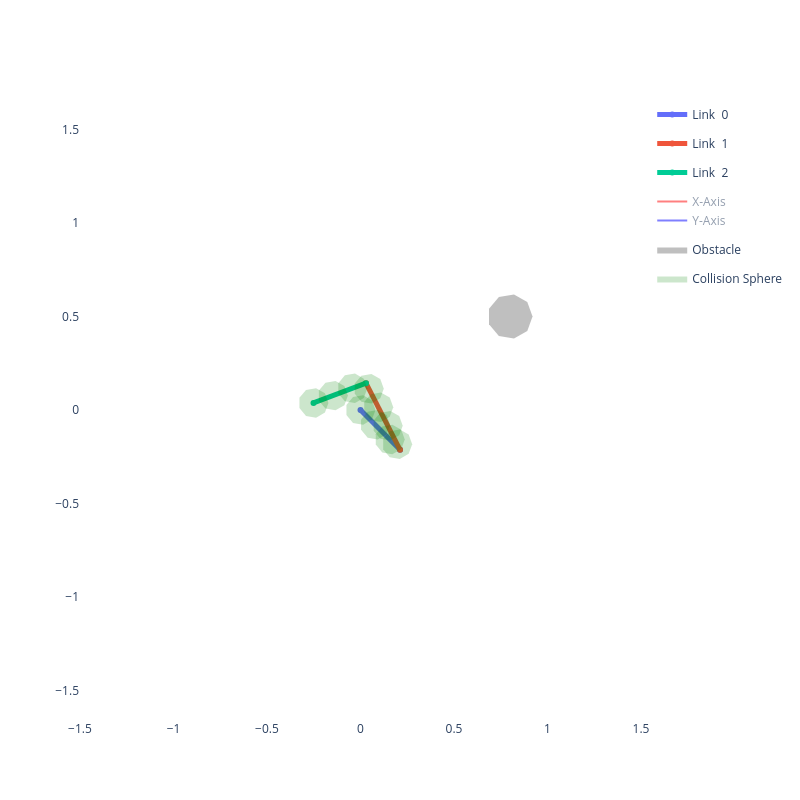

Here is the notebook cell this chart was saved with:
### Code cell
# ---- Cell 7: Visualize Robot Arm in Random Configuration ----
# Generate a random joint position
np.random.seed(42)
q_random = np.random.uniform(low=-np.pi, high=np.pi, size=(robot.n_dof,))
print(f"Random joint position: {q_random}")

# Create the viewer and visualize
viz_random = RobotViewer(q_random, robot, obstacles=obstacles)
viz_random.plot()

### Figure 1 — Plotly figure (JSON) as saved in the notebook; plotly's stock layout.template omitted (floating-point values rounded to 4 significant figures)
{"data": [{"line": {"width": 5}, "mode": "lines+markers", "name": "Link  0", "type": "scatter", "x": [0, 0.2115], "y": [0, -0.2127]}, {"line": {"width": 5}, "mode": "lines+markers", "name": "Link  1", "type": "scatter", "x": [0.2115, 0.02935], "y": [-0.2127, 0.1434]}, {"line": {"width": 5}, "mode": "lines+markers", "name": "Link  2", "type": "scatter", "x": [0.02935, -0.2514], "y": [0.1434, 0.03777]}, {"legendgroup": "frame", "line": {"color": "red"}, "mode": "lines", "name": "X-Axis", "showlegend": true, "type": "scatter", "visible": "legendonly", "x": [0, 0.07051], "y": [0, -0.07091]}, {"legendgroup": "frame", "line": {"color": "blue"}, "mode": "lines", "name": "Y-Axis", "showlegend": true, "type": "scatter", "visible": "legendonly", "x": [0, 0.07091], "y": [0, 0.07051]}, {"legendgroup": "frame", "line": {"color": "red"}, "mode": "lines", "name": "X-Axis", "showlegend": false, "type": "scatter", "visible": "legendonly", "x": [0.2115, 0.166], "y": [-0.2127, -0.1237]}, {"legendgroup": "frame", "line": {"color": "blue"}, "mode": "lines", "name": "Y-Axis", "showlegend": false, "type": "scatter", "visible": "legendonly", "x": [0.2115, 0.1225], "y": [-0.2127, -0.2583]}, {"legendgroup": "frame", "line": {"color": "red"}, "mode": "lines", "name": "X-Axis", "showlegend": false, "type": "scatter", "visible": "legendonly", "x": [0.02935, -0.06425], "y": [0.1434, 0.1082]}, {"legendgroup": "frame", "line": {"color": "blue"}, "mode": "lines", "name": "Y-Axis", "showlegend": false, "type": "scatter", "visible": "legendonly", "x": [0.02935, 0.06455], "y": [0.1434, 0.04977]}, {"legendgroup": "frame", "line": {"color": "red"}, "mode": "lines", "name": "X-Axis", "showlegend": false, "type": "scatter", "visible": "legendonly", "x": [-0.2514, -0.345], "y": [0.03777, 0.00257]}, {"legendgroup": "frame", "line": {"color": "blue"}, "mode": "lines", "name": "Y-Axis", "showlegend": false, "type": "scatter", "visible": "legendonly", "x": [-0.2514, -0.2162], "y": [0.03777, -0.05583]}, {"fill": "toself", "fillcolor": "gray", "legendgroup": "obstacle", "line": {"width": 0}, "mode": "lines", "name": "Obstacle", "opacity": 0.5, "type": "scatter", "x": [0.92, 0.8919, 0.8208, 0.74, 0.6872, 0.6872, 0.74, 0.8208, 0.8919, 0.92], "y": [0.5, 0.5771, 0.6182, 0.6039, 0.541, 0.459, 0.3961, 0.3818, 0.4229, 0.5]}, {"fill": "toself", "fillcolor": "green", "legendgroup": "sphere", "line": {"width": 0}, "mode": "lines", "name": "Collision Sphere", "opacity": 0.2, "showlegend": true, "type": "scatter", "x": [0.08, 0.06128, 0.01389, -0.04, -0.07518, -0.07518, -0.04, 0.01389, 0.06128, 0.08], "y": [0.0, 0.05142, 0.07878, 0.06928, 0.02736, -0.02736, -0.06928, -0.07878, -0.05142, -1.959e-17]}, {"fill": "toself", "fillcolor": "green", "legendgroup": "sphere", "line": {"width": 0}, "mode": "lines", "name": "Collision Sphere", "opacity": 0.2, "showlegend": false, "type": "scatter", "x": [0.1583, 0.1396, 0.09223, 0.03834, 0.003165, 0.003165, 0.03834, 0.09223, 0.1396, 0.1583], "y": [-0.07879, -0.02737, -9.494e-06, -0.009512, -0.05143, -0.1062, -0.1481, -0.1576, -0.1302, -0.07879]}, {"fill": "toself", "fillcolor": "green", "legendgroup": "sphere", "line": {"width": 0}, "mode": "lines", "name": "Collision Sphere", "opacity": 0.2, "showlegend": false, "type": "scatter", "x": [0.2367, 0.218, 0.1706, 0.1167, 0.0815, 0.0815, 0.1167, 0.1706, 0.218, 0.2367], "y": [-0.1576, -0.1062, -0.0788, -0.08831, -0.1302, -0.1849, -0.2269, -0.2364, -0.209, -0.1576]}, {"fill": "toself", "fillcolor": "green", "legendgroup": "sphere", "line": {"width": 0}, "mode": "lines", "name": "Collision Sphere", "opacity": 0.2, "showlegend": false, "type": "scatter", "x": [0.2763, 0.2576, 0.2102, 0.1563, 0.1212, 0.1212, 0.1563, 0.2102, 0.2576, 0.2763], "y": [-0.1831, -0.1316, -0.1043, -0.1138, -0.1557, -0.2104, -0.2524, -0.2619, -0.2345, -0.1831]}, {"fill": "toself", "fillcolor": "green", "legendgroup": "sphere", "line": {"width": 0}, "mode": "lines", "name": "Collision Sphere", "opacity": 0.2, "showlegend": false, "type": "scatter", "x": [0.2257, 0.207, 0.1596, 0.1057, 0.07056, 0.07056, 0.1057, 0.1596, 0.207, 0.2257], "y": [-0.08415, -0.03273, -0.005364, -0.01487, -0.05679, -0.1115, -0.1534, -0.1629, -0.1356, -0.08415]}, {"fill": "toself", "fillcolor": "green", "legendgroup": "sphere", "line": {"width": 0}, "mode": "lines", "name": "Collision Sphere", "opacity": 0.2, "showlegend": false, "type": "scatter", "x": [0.1751, 0.1564, 0.109, 0.05513, 0.01996, 0.01996, 0.05513, 0.109, 0.1564, 0.1751], "y": [0.01477, 0.06619, 0.09356, 0.08405, 0.04213, -0.01259, -0.05451, -0.06401, -0.03665, 0.01477]}, {"fill": "toself", "fillcolor": "green", "legendgroup": "sphere", "line": {"width": 0}, "mode": "lines", "name": "Collision Sphere", "opacity": 0.2, "showlegend": false, "type": "scatter", "x": [0.1245, 0.1058, 0.05842, 0.004533, -0.03064, -0.03064, 0.004533, 0.05842, 0.1058, 0.1245], "y": [0.1137, 0.1651, 0.1925, 0.183, 0.1411, 0.08633, 0.04441, 0.03491, 0.06227, 0.1137]}, {"fill": "toself", "fillcolor": "green", "legendgroup": "sphere", "line": {"width": 0}, "mode": "lines", "name": "Collision Sphere", "opacity": 0.2, "showlegend": false, "type": "scatter", "x": [0.03655, 0.01784, -0.02956, -0.08345, -0.1186, -0.1186, -0.08345, -0.02956, 0.01784, 0.03655], "y": [0.116, 0.1674, 0.1948, 0.1853, 0.1434, 0.08863, 0.04671, 0.03721, 0.06457, 0.116]}, {"fill": "toself", "fillcolor": "green", "legendgroup": "sphere", "line": {"width": 0}, "mode": "lines", "name": "Collision Sphere", "opacity": 0.2, "showlegend": false, "type": "scatter", "x": [-0.06745, -0.08616, -0.1336, -0.1874, -0.2226, -0.2226, -0.1874, -0.1336, -0.08616, -0.06745], "y": [0.07688, 0.1283, 0.1557, 0.1462, 0.1042, 0.04952, 0.007598, -0.001905, 0.02546, 0.07688]}, {"fill": "toself", "fillcolor": "green", "legendgroup": "sphere", "line": {"width": 0}, "mode": "lines", "name": "Collision Sphere", "opacity": 0.2, "showlegend": false, "type": "scatter", "x": [-0.1714, -0.1902, -0.2376, -0.2914, -0.3266, -0.3266, -0.2914, -0.2376, -0.1902, -0.1714], "y": [0.03777, 0.08919, 0.1166, 0.1071, 0.06513, 0.01041, -0.03151, -0.04102, -0.01365, 0.03777]}], "layout": {"height": 800, "paper_bgcolor": "white", "plot_bgcolor": "white", "showlegend": true, "width": 800, "xaxis": {"range": [-1.5, 1.5], "scaleanchor": "y", "scaleratio": 1, "showgrid": false, "zeroline": false}, "yaxis": {"range": [-1.5, 1.5], "scaleanchor": "x", "scaleratio": 1, "showgrid": false, "zeroline": false}}}
